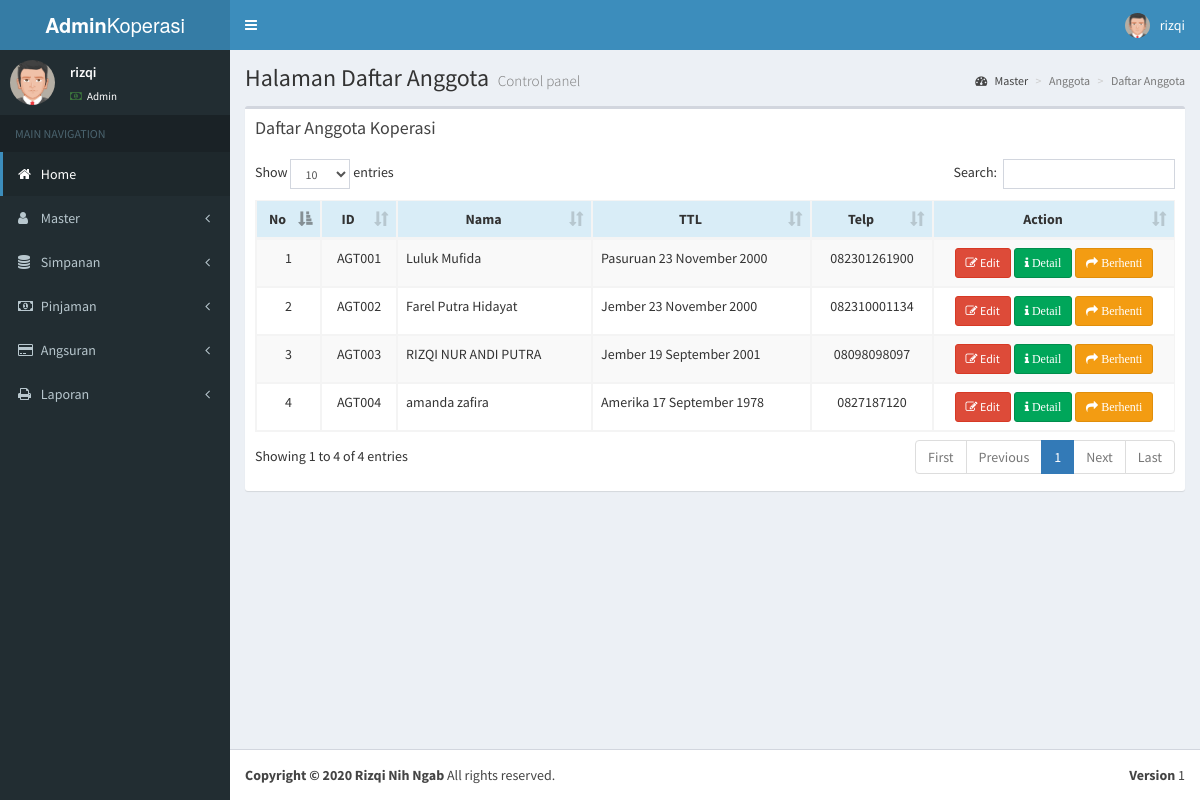
The page /page-anggota.php (signed in) on the database its author committed.
### tables this page shows
CREATE TABLE `anggota` (
  `id_anggota` varchar(11) NOT NULL,
  `nama` varchar(40) NOT NULL,
  `alamat` text NOT NULL,
  `tgl_lahir` date NOT NULL,
  `tmp_lahir` varchar(20) NOT NULL,
  `j_kel` varchar(20) NOT NULL,
  `status` varchar(8) NOT NULL,
  `no_telp` varchar(12) NOT NULL,
  `besar_simpanan` bigint(20) NOT NULL
);

### funct.php (called while the page is built, shortened)
<?php
function TanggalIndo($date){
	$BulanIndo = array("Januari", "Februari", "Maret", "April", "Mei", "Juni", "Juli", "Agustus", "September", "Oktober", "November", "Desember");
	$tahun = substr($date, 0, 4);
	$bulan = substr($date, 5, 2);
	$tgl   = substr($date, 8, 2);
	$result = $tgl . " " . $BulanIndo[(int)$bulan-1] . " ". $tahun;
	return($result);
}
?>

### main-anggota.php (the view)
<?php include 'koneksi.php';
include 'funct.php';
?>
<div class="content-wrapper">
  <section class="content-header">
      <h1>
        Halaman Daftar Anggota
        <small>Control panel</small>
      </h1>
      <ol class="breadcrumb">
        <li><a href="index.php"><i class="fa fa-dashboard"></i> Master</a></li>
        <li class="active">Anggota</li>
        <li class="active">Daftar Anggota</li>
      </ol>
    </section>
    <section class="content">
          <div class="box">
            <div class="box-header">
              <h3 class="box-title">Daftar Anggota Koperasi</h3>
            </div>
            <div class="box-body">
             <?php
				        $sql = mysqli_query($conn, "SELECT * FROM anggota WHERE status='1' order by id_anggota");
		          ?>
              <table id="dataTable" class="table table-bordered table-striped">
                <thead>
                <tr class="info">
                   	  <th><center>No</center></th>
                      <th><center>ID</center></th>
                      <th><center>Nama</center></th>
                      <th><center>TTL</center></th>
                      <th><center>Telp</center></th>
                      <th><center>Action</center></th>
                    </tr>
                    </thead>
                    <tbody>
                    <tr>
                    <?php
						$no=1;
						while($data = mysqli_fetch_array($sql)){
					?>
                      <td><center><?php echo $no; ?></center></td>
                      <td><center><?php echo $data['id_anggota']; ?></center></td>
                      <td><?php echo $data['nama']; ?></td>
                      <td><?php echo $data['tmp_lahir'].' '.TanggalIndo($data['tgl_lahir'])  ?></td>
                      <td><center><?php echo $data['no_telp']; ?></center></td>
                      <td>
                         <center>
                         	<a href="page-form-anggota.php?id_anggota=<?php echo $data['id_anggota'];?>&reqa=edit" title="Edit Data ini" class="btn btn-danger btn-sm"><i class="fa fa-edit "></i> Edit
                            </a>
                            <a href="proses.php?id_anggota=<?php echo $data['id_anggota'];?>&reqa=dell" title="Berhenti Jadi Anggota" class="btn btn-success btn-sm"><span class="fa fa-info"> Detail</span>
                            </a>
							<a href="proses.php?id_anggota=<?php echo $data['id_anggota'];?>&reqa=dell" title="Berhenti Jadi Anggota" class="btn btn-warning btn-sm" onClick="return confirm('Yakin mau berhenti?');"><span class="fa fa-share"> Berhenti</span>
                            </a>
            			</center>
                      </td>
                    </tr>
                    <?php
						$no++;
						}
					?>
                </tbody>
              </table>
        </div>
      </div>
    </section>
  </div>

### page-anggota.php (shortened to what this page needs)
<!DOCTYPE html>
<html>
<head>
  <link rel="stylesheet" href="bootstrap/css/bootstrap.min.css">
  <link rel="stylesheet" href="https://cdnjs.cloudflare.com/ajax/libs/font-awesome/4.5.0/css/font-awesome.min.css">
  <link rel="stylesheet" href="https://cdnjs.cloudflare.com/ajax/libs/ionicons/2.0.1/css/ionicons.min.css">
  <link rel="stylesheet" href="plugins/datatables/dataTables.bootstrap.css">
  <link rel="stylesheet" href="dist/css/AdminLTE.min.css">
  <link rel="stylesheet" href="dist/css/skins/_all-skins.min.css">
</head>
<body class="hold-transition skin-blue sidebar-mini">
  <div class="wrapper">
    <?php include './bean/header.php'; ?>
    <?php include './bean/menu.php'; ?>
    <?php include 'main-anggota.php'; ?>
    <?php include './bean/footer.php'; ?>
  </div>
</body>
</html>

### bean/header.php (shortened to what this page needs)
<?php
if (isset($_SESSION["ses_username"]) == "") {
  header("location: landingpage.php");
} else {
  $data_username = $_SESSION["ses_username"];
}
?>
<header class="main-header">
  <a href="index.php" class="logo">
    <span class="logo-lg"><b>Admin</b>Koperasi</span>
  </a>
  <nav class="navbar navbar-static-top">
    <a href="#" class="sidebar-toggle" data-toggle="offcanvas" role="button">
    </a>
    <div class="navbar-custom-menu">
      <ul class="nav navbar-nav">
        <li class="dropdown user user-menu">
          <a href="#" class="dropdown-toggle" data-toggle="dropdown">
            <img src="dist/img/avatar5.png" class="user-image" alt="User Image">
            <span class="hidden-xs">
              <?php echo $data_username ?>
            </span>
          </a>
        </li>
      </ul>
    </div>
  </nav>
</header>

### bean/menu.php (shortened to what this page needs)
<?php
if (isset($_SESSION["ses_username"]) == "") {
  header("location: landingpage.php");
} else {
  $data_level = $_SESSION["ses_level"];
  $data_username = $_SESSION["ses_username"];
}
?>
<aside class="main-sidebar">
  <section class="sidebar">
    <div class="user-panel">
      <div class="pull-left image">
        <img src="dist/img/avatar5.png" class="img-circle" alt="User Image">
      </div>
      <div class="pull-left info">
        <p>
          <?php echo $data_username ?>
        </p>
        <a href="#"><i class="fa fa-money text-success"></i>
          <?php
          if ($data_level == 1) {
            echo 'Admin';
          } else {
            echo 'Pegawai';
          }
            ?>
        </a>
      </div>
    </div>
    <ul class="sidebar-menu">
      <li class="header">MAIN NAVIGATION </li>
      <li class="active treeview">
        <a href="index.php">
          <i class="fa fa-home"></i> <span>Home</span>
        </a>
      </li>
      <li class="treeview">
        <a href="#">
          <i class="fa fa-user"></i> <span>Master</span>
          <span class="pull-right-container">
            <i class="fa fa-angle-left pull-right"></i>
          </span>
        </a>
      </li>
      <li class="treeview">
        <a href="#">
          <i class="fa fa-database"></i> <span>Simpanan</span>
          <span class="pull-right-container">
            <i class="fa fa-angle-left pull-right"></i>
          </span>
        </a>
      </li>
      <li class="treeview">
        <a href="#">
          <i class="fa fa-money"></i> <span>Pinjaman</span>
          <span class="pull-right-container">
            <i class="fa fa-angle-left pull-right"></i>
          </span>
        </a>
      </li>
      <li class="treeview">
        <a href="#">
          <i class="fa fa-credit-card"></i> <span>Angsuran</span>
          <span class="pull-right-container">
            <i class="fa fa-angle-left pull-right"></i>
          </span>
        </a>
      </li>
      <li class="treeview">
        <a href="#">
          <i class="fa fa-print"></i> <span>Laporan</span>
          <span class="pull-right-container">
            <i class="fa fa-angle-left pull-right"></i>
          </span>
        </a>
      </li>
    </ul>
  </section>
</aside>

### bean/footer.php
<footer class="main-footer">
    <div class="pull-right hidden-xs">
      <b>Version</b> 1
    </div>
    <strong>Copyright &copy; 2020 Rizqi Nih Ngab</strong> All rights
    reserved.
  </footer>

### rows shown on the page
anggota: id_anggota "AGT001", nama "Luluk Mufida", tmp_lahir "Pasuruan", tgl_lahir "23 November 2000", no_telp "082301261900"
anggota: id_anggota "AGT002", nama "Farel Putra Hidayat", tmp_lahir "Jember", tgl_lahir "23 November 2000", no_telp "082310001134"
anggota: id_anggota "AGT003", nama "RIZQI NUR ANDI PUTRA", tmp_lahir "Jember", tgl_lahir "19 September 2001", no_telp "08098098097"
anggota: id_anggota "AGT004", nama "amanda zafira", tmp_lahir "Amerika", tgl_lahir "17 September 1978", no_telp "0827187120"

### other values the page prints
$data_username "rizqi"
